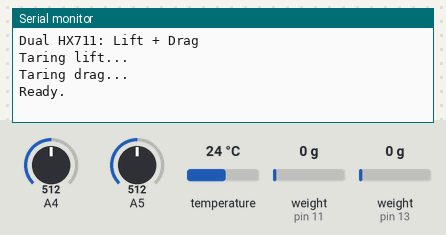
The sketch below on a simulated Arduino Uno, built with avr-gcc and run on an emulated ATmega328P. Shown: the last lines printed to the serial monitor. Inputs (shaded band) come from the test bench; at power-on: temperature 24 °C, weight on the scale (sensors on pin 11, pin 13) 0 g, A4 = 512, A5 = 512.

Above: at 3.4 s.
3.5 s: temperature set to 12 °C
At 6.2 s:
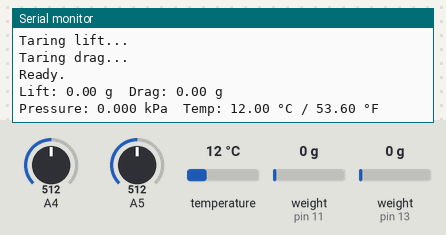
6.5 s: weight on the scale (sensor on pin 11) set to 100 g
At 7.8 s:
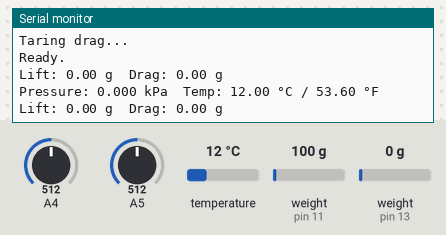
8.0 s: weight on the scale (sensor on pin 13) set to 100 g
At 9.2 s:
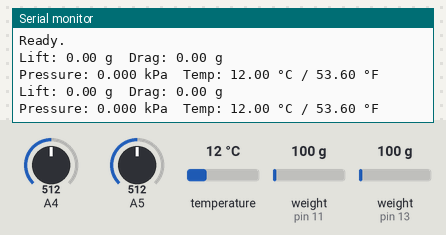
9.5 s: A4 set to 716
At 10.8 s:
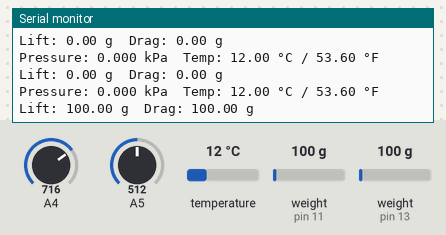
11.0 s: A5 set to 306
At 12.0 s:
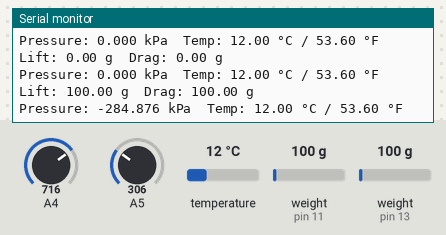
12.5 s: temperature set to 19 °C
At 14.8 s:
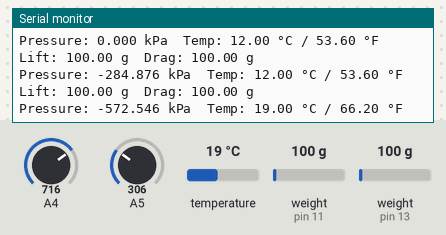
Timing chart, 0 to 15.0 s (numbered marks = the images above; inputs shaded):
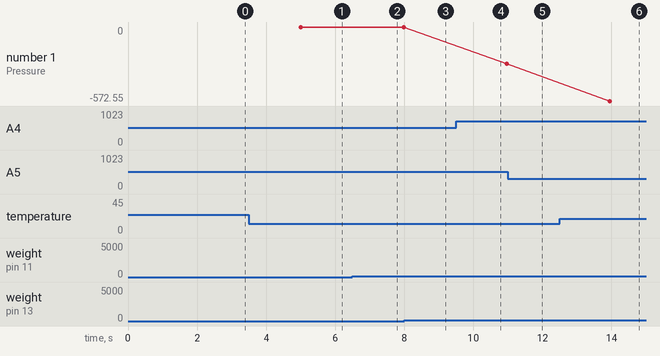

Measured:
- after the input at 3.5 s, the serial monitor: prints a new line after 1.5 s (image 1)
- after the input at 12.5 s, the serial monitor: prints a new line after 1.5 s (image 6)
- plotted number 1: 0 → -284.88 after the input at 9.5 s

The sketch:

Arduino_Sensors_Code.ino
```cpp
#include "HX711.h"
#include <OneWire.h>
#include <DallasTemperature.h>

// -------- Pin assignments (your requested mapping) --------
const int LIFT_DOUT = 11;   // Lift DT
const int LIFT_SCK  = 10;   // Lift SCK

const int DRAG_DOUT = 13;   // Drag DT
const int DRAG_SCK  = 12;   // Drag SCK

// -------- Calibration factors (unchanged) --------
float LIFT_SCALE = -459.542f;   // <-- replace with your lift cell factor
float DRAG_SCALE = -470.000f;   // <-- replace with your drag cell factor

// If you prefer Newtons, set true (unchanged behavior)
const bool PRINT_IN_NEWTONS = false;

HX711 liftCell;
HX711 dragCell;

// ====================== MPX10DP (direct to ADC) ======================
// Wiring: +VOUT -> A5, -VOUT -> A4, VS -> 5V, GND -> GND
const int MPX_POS = A5;
const int MPX_NEG = A4;
const float ADC_VREF  = 5.0f;      // UNO/Nano
const float ADC_COUNT = 1023.0f;   // 10-bit ADC
const float MPX_SENS  = 0.0035f;   // ≈3.5 mV/kPa (0–10 kPa ~35 mV span)
const uint8_t MPX_AVG_SAMPLES = 64;
long mpxZeroDiff = 0;              // captured at startup

// ====================== DS18B20 on D2 ======================
#define ONE_WIRE_BUS 2
OneWire oneWire(ONE_WIRE_BUS);
DallasTemperature sensors(&oneWire);

// ====================== Helpers ======================
long readAvgADC(int pin, int n=64){
  long s=0; for(int i=0;i<n;i++) s += analogRead(pin);
  return s/n;
}
float gramsToNewtons(float g) { return g * 0.00980665f; }

// ====================== Setup (kept your flow) ======================
void setup() {
  Serial.begin(57600);
  while (!Serial) { /* wait for native USB boards; safe on Uno */ }

  Serial.println("Dual HX711: Lift + Drag");

  // Init both cells
  liftCell.begin(LIFT_DOUT, LIFT_SCK);
  dragCell.begin(DRAG_DOUT, DRAG_SCK);

  // Set scale factors (units baked in by your calibration)
  liftCell.set_scale(LIFT_SCALE);
  dragCell.set_scale(DRAG_SCALE);

  // Tare both with the rig at zero-load condition
  Serial.println("Taring lift...");
  liftCell.tare();
  Serial.println("Taring drag...");
  dragCell.tare();

  // DS18B20
  sensors.begin();

  // MPX10DP zero capture (assumes both ports equal)
  delay(200);
  long rPos = readAvgADC(MPX_POS, MPX_AVG_SAMPLES);
  long rNeg = readAvgADC(MPX_NEG, MPX_AVG_SAMPLES);
  mpxZeroDiff = rPos - rNeg;

  Serial.println("Ready.");
}

// helper to optionally convert grams -> Newtons
float gramsToNewtons(float g);

// ====================== Loop (your HX711 line preserved) ======================
void loop() {
  // Average a few samples from each for stability (unchanged)
  const uint8_t N = 10;

  float lift_g = liftCell.get_units(N); // grams if you calibrated in grams
  float drag_g = dragCell.get_units(N);

  // ---- Your original print line (unchanged formatting) ----
  if (PRINT_IN_NEWTONS) {
    float lift_N = gramsToNewtons(lift_g);
    float drag_N = gramsToNewtons(drag_g);
    Serial.print("Lift: "); Serial.print(lift_N, 4); Serial.print(" N\t");
    Serial.print("Drag: "); Serial.print(drag_N, 4); Serial.println(" N");
  } else {
    Serial.print("Lift: "); Serial.print(lift_g, 2); Serial.print(" g\t");
    Serial.print("Drag: "); Serial.print(drag_g, 2); Serial.println(" g");
  }

  // ---- Extra line: pressure + temperature ----
  // MPX10DP differential (A5 - A4)
  long rPos = readAvgADC(MPX_POS, MPX_AVG_SAMPLES);
  long rNeg = readAvgADC(MPX_NEG, MPX_AVG_SAMPLES);
  long diffCounts = (rPos - rNeg) - mpxZeroDiff;
  float vDiff = (diffCounts * ADC_VREF) / ADC_COUNT;  // Volts
  float mpx_kPa = vDiff / MPX_SENS;                   // VERY approximate w/o amplifier

  // DS18B20
  sensors.requestTemperatures();
  float tempC = sensors.getTempCByIndex(0);
  float tempF = DallasTemperature::toFahrenheit(tempC);

  // Second line so your load cell line stays exactly as before
  Serial.print("Pressure: ");
  Serial.print(mpx_kPa, 3); Serial.print(" kPa\t");
  if (tempC == DEVICE_DISCONNECTED_C) {
    Serial.println("Temp: (DS18B20 not found)");
  } else {
    Serial.print("Temp: ");
    Serial.print(tempC, 2); Serial.print(" °C / ");
    Serial.print(tempF, 2); Serial.println(" °F");
  }

  delay(200); // ~5 Hz update (unchanged)
}
```

sensorcode.cpp
```cpp
const int VOUT_PLUS = A0;
const int VOUT_MINUS = A1;

const float VS = 5.0;
const float SENSITIVITY = 3.5;
const float OFFSET_VOLTAGE = 20.0;
const float ADC_RESOLUTION = 1023.0;

const float AIR_DENSITY = 1.225;
const float KPA_TO_PSI = 0.145038;
const float PA_TO_PSI = 0.000145038;

const unsigned long UPDATE_INTERVAL = 500;
unsigned long lastUpdate = 0;

void setup() {
  Serial.begin(9600);

  analogReference(DEFAULT);

  Serial.println("Wind Velocity (m/s), Pressure (PSI)");
  delay(1000);
}

void loop() {
  unsigned long currentTime = millis();

  if (currentTime - lastUpdate >= UPDATE_INTERVAL) {
    lastUpdate = currentTime;

    float vOutPlus = analogRead(VOUT_PLUS) * (VS / ADC_RESOLUTION);
    float vOutMinus = analogRead(VOUT_MINUS) * (VS / ADC_RESOLUTION);
    float vDiff = vOutPlus - vOutMinus;

    float vDiffMv = vDiff * 1000.0;
    float pressureKpa = (vDiffMv - OFFSET_VOLTAGE) / SENSITIVITY;

    if (pressureKpa < 0) {
      pressureKpa = 0;
    }

    float pressurePsi = pressureKpa * KPA_TO_PSI;

    float pressurePa = pressureKpa * 1000.0;
    float velocity = 0.0;

    if (pressurePa > 0) {
      velocity = sqrt((2.0 * pressurePa) / AIR_DENSITY);
    }

    Serial.print(velocity, 2);
    Serial.print(", ");
    Serial.println(pressurePsi, 2);
  }
}
```
